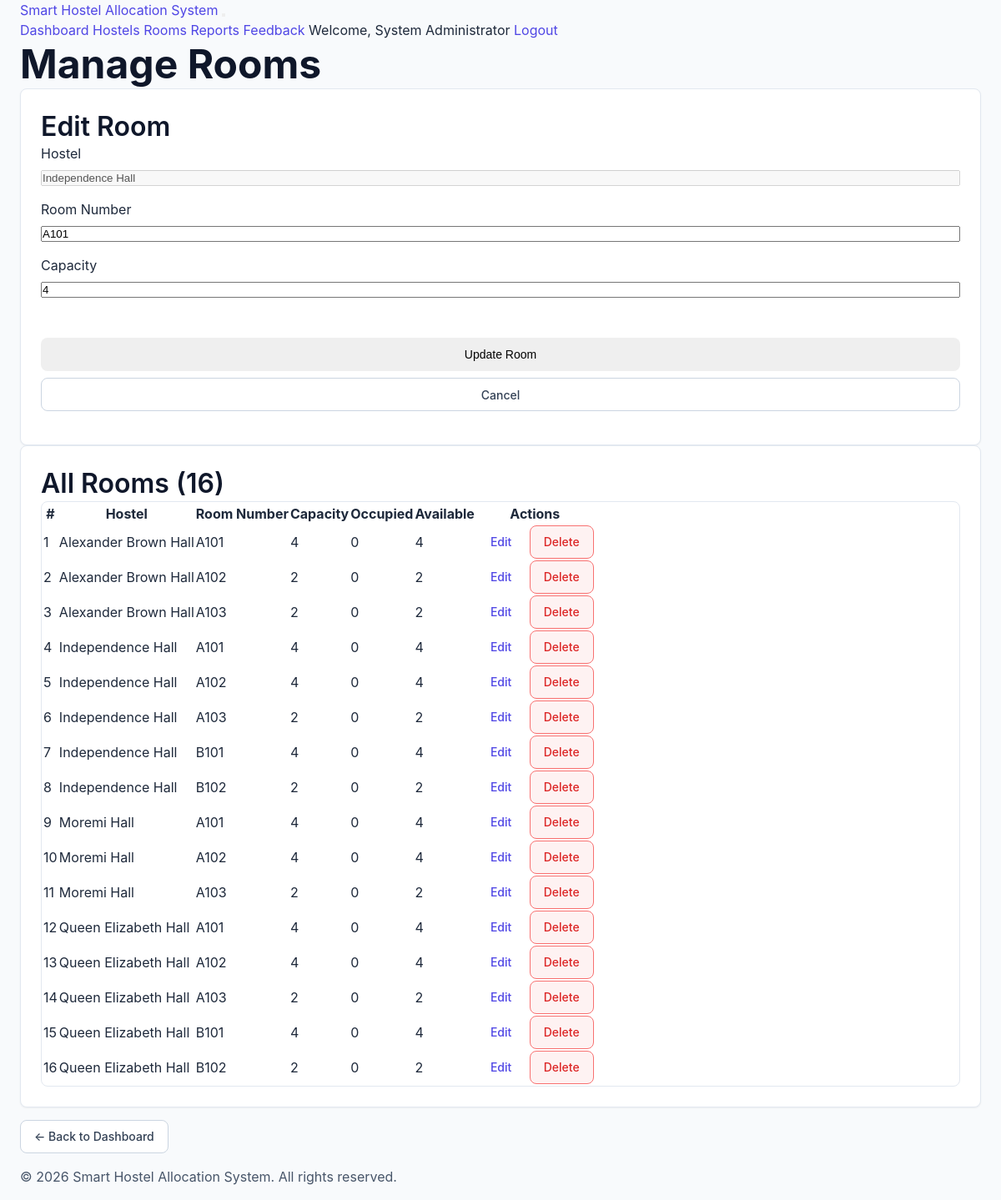
The app's page /old_php_version/admin/manage_rooms.php?edit=1 (signed in) with its own data.
### tables this page shows
CREATE TABLE IF NOT EXISTS rooms (
    room_id INT AUTO_INCREMENT PRIMARY KEY,
    hostel_id INT NOT NULL,
    room_number VARCHAR(10) NOT NULL,
    capacity INT NOT NULL DEFAULT 2,
    occupied_slots INT NOT NULL DEFAULT 0,
    created_at DATETIME DEFAULT CURRENT_TIMESTAMP,
    FOREIGN KEY (hostel_id) REFERENCES hostels(hostel_id) ON DELETE CASCADE,
    UNIQUE KEY unique_room_in_hostel (hostel_id, room_number)
);

CREATE TABLE IF NOT EXISTS hostels (
    hostel_id INT AUTO_INCREMENT PRIMARY KEY,
    hostel_name VARCHAR(100) NOT NULL,
    gender_category ENUM('Male', 'Female') NOT NULL,
    total_rooms INT NOT NULL DEFAULT 0,
    created_at DATETIME DEFAULT CURRENT_TIMESTAMP
);

### old_php_version/includes/functions.php (called while the page is built, shortened)
<?php
require_once __DIR__ . '/config.php';
function getAllRooms() {
    global $conn;
    $query = "SELECT r.*, h.hostel_name, h.gender_category
              FROM rooms r
              JOIN hostels h ON r.hostel_id = h.hostel_id
              ORDER BY h.hostel_name, r.room_number ASC";
    $result = mysqli_query($conn, $query);
    $rooms = [];
    while ($row = mysqli_fetch_assoc($result)) {
        $rooms[] = $row;
    }
    return $rooms;
}
function getRoomById($roomId) {
    global $conn;
    $roomId = (int)$roomId;
    $query = "SELECT r.*, h.hostel_name FROM rooms r JOIN hostels h ON r.hostel_id = h.hostel_id WHERE r.room_id = $roomId LIMIT 1";
    $result = mysqli_query($conn, $query);
    return ($result && mysqli_num_rows($result) === 1) ? mysqli_fetch_assoc($result) : null;
}
function sanitize($str) {
    return htmlspecialchars($str, ENT_QUOTES, 'UTF-8');
}

### old_php_version/admin/manage_rooms.php (the view, shortened to what this page needs)
<?php
require_once __DIR__ . '/../includes/auth.php';
require_once __DIR__ . '/../includes/functions.php';
$editRoom = null;
if (isset($_GET['edit'])) {
    $editRoom = getRoomById((int)$_GET['edit']);
}
$rooms = getAllRooms();
include __DIR__ . '/../includes/header.php';
?>
<h1 class="page-title">Manage Rooms</h1>
<div class="card">
    <h3><?php echo $editRoom ? 'Edit Room' : 'Add New Room'; ?></h3>
    <form method="POST" action="" class="form-inline">
        <?php if (!$editRoom): ?>
        <div class="form-group">
            <label for="hostel_id">Hostel</label>
            <select id="hostel_id" name="hostel_id" required>
                <option value="">-- Select Hostel --</option>
                <?php foreach ($hostels as $hostel): ?>
                    <option value="<?php echo $hostel['hostel_id']; ?>">
                        <?php echo sanitize($hostel['hostel_name']); ?> (<?php echo $hostel['gender_category']; ?>)
                    </option>
                <?php endforeach; ?>
            </select>
        </div>
        <?php else: ?>
            <div class="form-group">
                <label>Hostel</label>
                <input type="text" value="<?php echo sanitize($editRoom['hostel_name']); ?>" disabled>
            </div>
        <?php endif; ?>
        <div class="form-group">
            <label for="room_number">Room Number</label>
            <input type="text" id="room_number" name="room_number" required
                   value="<?php echo $editRoom ? sanitize($editRoom['room_number']) : ''; ?>"
                   placeholder="e.g., A101">
        </div>
        <div class="form-group">
            <label for="capacity">Capacity</label>
            <input type="number" id="capacity" name="capacity" required min="1" max="20"
                   value="<?php echo $editRoom ? $editRoom['capacity'] : '2'; ?>">
        </div>
        <div class="form-group">
            <label>&nbsp;</label>
            <?php if ($editRoom): ?>
                <button type="submit" name="edit_room" class="btn btn-success">Update Room</button>
                <a href="<?php echo BASE_URL; ?>/admin/manage_rooms.php" class="btn btn-secondary">Cancel</a>
            <?php else: ?>
                <button type="submit" name="add_room" class="btn btn-primary">Add Room</button>
            <?php endif; ?>
        </div>
    </form>
</div>
<div class="card">
    <h3>All Rooms (<?php echo count($rooms); ?>)</h3>
    <?php if (empty($rooms)): ?>
        <p>No rooms have been added yet. <a href="<?php echo BASE_URL; ?>/admin/manage_hostels.php">Add hostels first</a>.</p>
    <?php else: ?>
        <div class="table-wrapper">
            <table>
                <thead>
                    <tr>
                        <th>#</th>
                        <th>Hostel</th>
                        <th>Room Number</th>
                        <th>Capacity</th>
                        <th>Occupied</th>
                        <th>Available</th>
                        <th>Actions</th>
                    </tr>
                </thead>
                <tbody>
                    <?php foreach ($rooms as $index => $room): ?>
                        <tr>
                            <td><?php echo $index + 1; ?></td>
                            <td><?php echo sanitize($room['hostel_name']); ?></td>
                            <td><?php echo sanitize($room['room_number']); ?></td>
                            <td><?php echo $room['capacity']; ?></td>
                            <td><?php echo $room['occupied_slots']; ?></td>
                            <td><?php echo $room['capacity'] - $room['occupied_slots']; ?></td>
                            <td>
                                <a href="?edit=<?php echo $room['room_id']; ?>" class="btn btn-warning btn-sm">Edit</a>
                                <a href="?delete=<?php echo $room['room_id']; ?>" class="btn btn-danger btn-sm"
                                   onclick="return confirmDelete('room')">Delete</a>
                            </td>
                        </tr>
                    <?php endforeach; ?>
                </tbody>
            </table>
        </div>
    <?php endif; ?>
</div>
<p style="margin-top: 15px;">
    <a href="<?php echo BASE_URL; ?>/admin/dashboard.php" class="btn btn-secondary">← Back to Dashboard</a>
</p>
<footer>
    <p>&copy; <?php echo date('Y'); ?> <?php echo APP_NAME; ?>. All rights reserved.</p>
</footer>
</body>
</html>

### frontend/css/style.css (style rules this page uses)
:root { --primary-50: #eef2ff; --primary-100: #e0e7ff; --primary-200: #c7d2fe; --primary-300: #a5b4fc; --primary-400: #818cf8; --primary-500: #6366f1; --primary-600: #4f46e5; --primary-700: #4338ca; --primary-800: #3730a3; --primary-900: #312e81; --neutral-50: #f8fafc; --neutral-100: #f1f5f9; --neutral-200: #e2e8f0; --neutral-300: #cbd5e1; --neutral-400: #94a3b8; --neutral-500: #64748b; --neutral-600: #475569; --neutral-700: #334155; --neutral-800: #1e293b; --neutral-900: #0f172a; --success-bg: #ecfdf5; --success-border: #34d399; --success-text: #059669; --error-bg: #fef2f2; --error-border: #f87171; --error-text: #dc2626; --warning-bg: #fffbeb; --warning-border: #fcd34d; --warning-text: #d97706; --info-bg: #eff6ff; --info-border: #93c5fd; --info-text: #2563eb; --space-4: 4px; --space-8: 8px; --space-12: 12px; --space-16: 16px; --space-24: 24px; --space-32: 32px; --space-48: 48px; --space-64: 64px; --font-family: 'Inter', -apple-system, BlinkMacSystemFont, "Segoe UI", Roboto, Helvetica, Arial, sans-serif; --text-h1: 48px; --text-h2: 40px; --text-h3: 32px; --text-h4: 24px; --text-h5: 20px; --text-body: 16px; --text-small: 14px; --text-caption: 12px; --radius-sm: 4px; --radius-md: 8px; --radius-lg: 12px; --radius-full: 9999px; --shadow-sm: 0 1px 2px 0 rgba(0, 0, 0, 0.05); --shadow-md: 0 4px 6px -1px rgba(0, 0, 0, 0.1), 0 2px 4px -1px rgba(0, 0, 0, 0.06); --shadow-lg: 0 10px 15px -3px rgba(0, 0, 0, 0.1), 0 4px 6px -2px rgba(0, 0, 0, 0.05); }
*, *::before, *::after { margin: 0; padding: 0; box-sizing: border-box; }
body { font-family: var(--font-family); font-size: var(--text-body); line-height: 1.5; color: var(--neutral-800); background-color: var(--neutral-50); -webkit-font-smoothing: antialiased; }
h1 { font-size: var(--text-h1); line-height: 1.2; font-weight: 700; color: var(--neutral-900); }
h3 { font-size: var(--text-h3); line-height: 1.3; font-weight: 600; color: var(--neutral-900); }
p { font-size: var(--text-body); color: var(--neutral-600); margin-bottom: var(--space-16); }
a { color: var(--primary-600); text-decoration: none; transition: color 0.2s; }
.card { background: #ffffff; border: 1px solid var(--neutral-200); border-radius: var(--radius-md); padding: var(--space-24); box-shadow: var(--shadow-sm); }
.btn { display: inline-flex; align-items: center; justify-content: center; gap: var(--space-8); height: 40px; padding: 0 var(--space-16); font-size: var(--text-small); font-weight: 500; border-radius: var(--radius-md); border: 1px solid transparent; cursor: pointer; transition: all 0.2s; text-decoration: none; white-space: nowrap; }
.btn-secondary { background-color: #ffffff; border-color: var(--neutral-300); color: var(--neutral-700); }
.btn-danger { background-color: var(--error-bg); color: var(--error-text); border-color: var(--error-border); }
.form-group { margin-bottom: var(--space-16); display: flex; flex-direction: column; gap: var(--space-8); }
.table-wrapper { width: 100%; overflow-x: auto; border: 1px solid var(--neutral-200); border-radius: var(--radius-md); background: #ffffff; }

### records on screen
rooms: hostel.hostel_name "Independence Hall", room_number "A101", capacity "4", occupied_slots "0", $room['capacity']-$room['occupied_slots'] "4"
rooms: hostel.hostel_name "Alexander Brown Hall", room_number "A101", capacity "4", occupied_slots "0", $room['capacity']-$room['occupied_slots'] "4"
rooms: hostel.hostel_name "Alexander Brown Hall", room_number "A102", capacity "2", occupied_slots "0", $room['capacity']-$room['occupied_slots'] "2"
rooms: hostel.hostel_name "Alexander Brown Hall", room_number "A103", capacity "2", occupied_slots "0", $room['capacity']-$room['occupied_slots'] "2"
rooms: hostel.hostel_name "Independence Hall", room_number "A102", capacity "4", occupied_slots "0", $room['capacity']-$room['occupied_slots'] "4"
rooms: hostel.hostel_name "Independence Hall", room_number "A103", capacity "2", occupied_slots "0", $room['capacity']-$room['occupied_slots'] "2"
rooms: hostel.hostel_name "Independence Hall", room_number "B101", capacity "4", occupied_slots "0", $room['capacity']-$room['occupied_slots'] "4"
rooms: hostel.hostel_name "Independence Hall", room_number "B102", capacity "2", occupied_slots "0", $room['capacity']-$room['occupied_slots'] "2"
rooms: hostel.hostel_name "Moremi Hall", room_number "A101", capacity "4", occupied_slots "0", $room['capacity']-$room['occupied_slots'] "4"
rooms: hostel.hostel_name "Moremi Hall", room_number "A102", capacity "4", occupied_slots "0", $room['capacity']-$room['occupied_slots'] "4"
rooms: hostel.hostel_name "Moremi Hall", room_number "A103", capacity "2", occupied_slots "0", $room['capacity']-$room['occupied_slots'] "2"
rooms: hostel.hostel_name "Queen Elizabeth Hall", room_number "A101", capacity "4", occupied_slots "0", $room['capacity']-$room['occupied_slots'] "4"
rooms: hostel.hostel_name "Queen Elizabeth Hall", room_number "A102", capacity "4", occupied_slots "0", $room['capacity']-$room['occupied_slots'] "4"
rooms: hostel.hostel_name "Queen Elizabeth Hall", room_number "A103", capacity "2", occupied_slots "0", $room['capacity']-$room['occupied_slots'] "2"
rooms: hostel.hostel_name "Queen Elizabeth Hall", room_number "B101", capacity "4", occupied_slots "0", $room['capacity']-$room['occupied_slots'] "4"
rooms: hostel.hostel_name "Queen Elizabeth Hall", room_number "B102", capacity "2", occupied_slots "0", $room['capacity']-$room['occupied_slots'] "2"

### other values on screen
APP_NAME "Smart Hostel Allocation System"
getCurrentUserName() "System Administrator"
count($rooms) "16"
